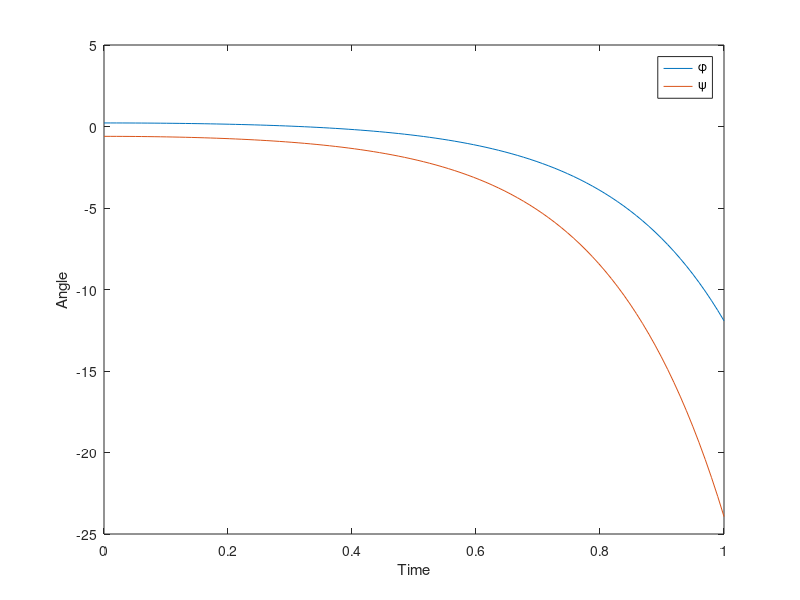

Source code (MATLAB):
%% Rocking Block Analytic Solution
% First, a lot of coefficients need to be defined. We have: a ,b, mu, g ,
% beta, omega, which themselves form numbers and those numbers form
% numbers...

%TODO: Why don't the initial conditions quite match up? 1/30, 1/60 out...
%TODO: Where are my oscillations?
%TODO: Make a rocking block simulator

%Fundamental Constants:
g = 9.81;
a = 0.15;
b= 1; % a << b to be slender! Big assumption.
l = 1; %pendulum length
r0 = sqrt(a^2 + b^2); r1 = sqrt(a^2 +(2*b)^2);
mu = 0.5; % pendulum mass is half the large mass.
beta = 0.02; % The forcing amplitude
omega = 0.1; % The forcing frequency

%Equation constants.
I = g/(mu*a^2 +(4/3)*r0^2 );
A = I*b*(1+2*mu);
B = -I*2*b*mu;
C = (I*b)/g;
D = (I*2*b^2*(1+2*mu))/l;
E = -(I*(3*mu*r0^2 + 4*r0^2))/(3*l);
F = I*(2*b^2 - a^2*(3*mu + 4))/(3*g*l);
phi_steady = (a*(1+mu))/(b*(1+2*mu));

%Eigenvalues x4 2 complex, 2 real.
discrim = sqrt((E-A)^2 + 4*(A*E - B*D));

lambda_1 = (1/sqrt(2))*sqrt(-(E-A) + discrim);
lambda_2 = -lambda_1;
lambda_3 =(1/sqrt(2))*sqrt(-(E-A) - discrim);
lambda_4 = - lambda_3;

%Eigenvectors 
v_1 = [B/(A - lambda_1^2);1]; %B*lambda_1/(A - lambda_1^2); 1; lambda_1];
v_2 = [B/(A - lambda_2^2);1]; %B*lambda_2/(A - lambda_2^2); 1; lambda_2];
v_3 = [B/(A - lambda_3^2);1]; %B*lambda_3/(A - lambda_3^2); 1; lambda_3];
v_4 = [B/(A - lambda_4^2);1]; %B*lambda_4/(A - lambda_4^2); 1; lambda_4];

%Initial Conditions.
phi_0  = 0.22;
dphi_0 = 0;
psi_0  = -0.6;
dpsi_0 = 0;

%Initial forcing term:
eigPoly = B*D -(E - omega^2)*(A + omega^2);
R_phi = beta*omega^2*(F*B - C*(E - omega^2))/eigPoly;
R_psi = beta*omega^2*((F*B - C*(E - omega^2)*(A+omega^2))/(B*eigPoly))  - (C/B);

%Transformed Initial Conditions
phi_bar = phi_0 - phi_steady - R_phi;
psi_bar = psi_0 - R_psi;

%sine and cosine coefficients:
C_12 = (A -lambda_1^2)/(lambda_1^2 + imag(lambda_3)^2);
C_22 = (A + imag(lambda_3)^2)/(lambda_1^2 + imag(lambda_3)^2);

C1 = C_12*(-psi_bar + (phi_bar*(A + imag(lambda_3^2)))/B);
C2 = -(C_12/lambda_1)*(dpsi_0 - (dphi_0*(A + imag(lambda_3^2)))/B);

C3 = C_22*(psi_bar - (phi_bar*(A - lambda_1^2))/B);
C4 = (C_22/imag(lambda_3))*(dpsi_0 - (dphi_0*(A - lambda_1^2))/B);

%The whole equations

t = linspace(0,1,100);

y = v_1*C1*cosh(lambda_1*t) + v_2*C2*sinh(lambda_1*t) +  ...
    v_3*C3*cos(imag(lambda_3)*t) + v_4*C4*sin(imag(lambda_3)*t) ...
    + [R_phi; R_psi]*cos(omega*t) +[phi_steady;0];
    

plot(t,y)
xlabel('Time');
ylabel('Angle');
legend('\phi','\psi');  




